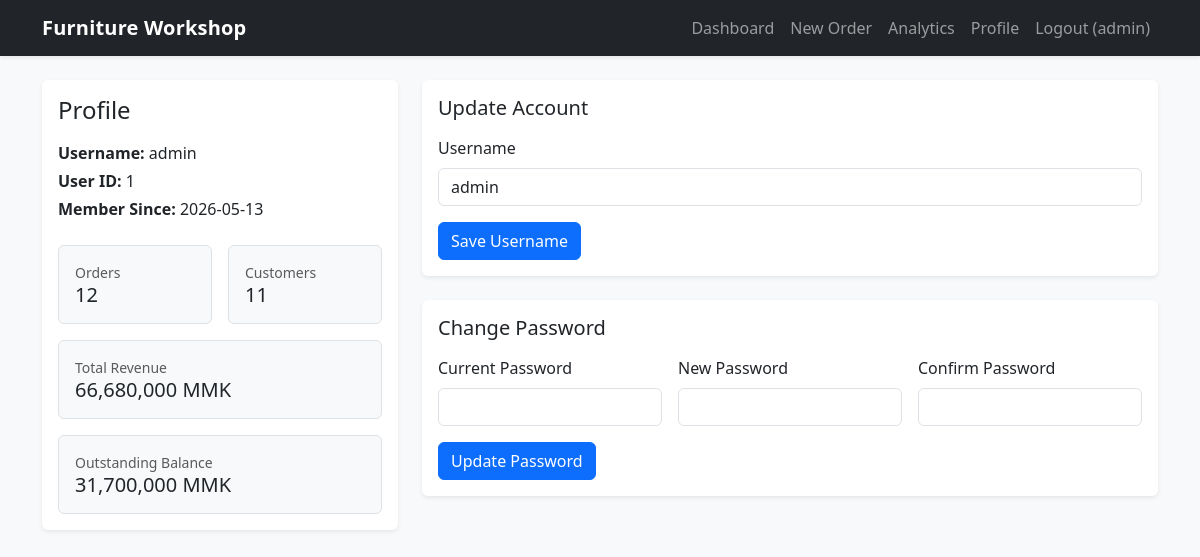
Screenshot of /profile (signed in) with the database file from the repository.
### tables this page shows
CREATE TABLE users (
            id INTEGER PRIMARY KEY AUTOINCREMENT,
            username TEXT NOT NULL UNIQUE,
            password_hash TEXT NOT NULL,
            created_at TEXT NOT NULL
        );

### app.py (the view, shortened to what this page needs)
@app.route("/profile", methods=["GET", "POST"])
@login_required
def profile() -> str | Any:
    init_db()
    db = get_db()
    user_id = int(current_user.id)
    user_row = db.execute(
        "SELECT id, username, password_hash, created_at FROM users WHERE id = ?",
        (user_id,),
    ).fetchone()
    if not user_row:
        logout_user()
        flash("User account not found.", "error")
        return redirect(url_for("login"))
    account_form = AccountForm()
    password_form = PasswordForm()
    if request.method == "GET" or request.form.get("form_type", "").strip() != "account":
        account_form.username.data = user_row["username"]
    order_count = db.execute(
        "SELECT COUNT(*) AS c FROM orders WHERE user_id = ?",
        (user_id,),
    ).fetchone()["c"]
    customer_count = db.execute(
        "SELECT COUNT(*) AS c FROM customers WHERE user_id = ?",
        (user_id,),
    ).fetchone()["c"]
    total_revenue = db.execute(
        "SELECT COALESCE(SUM(total_amount), 0) AS v FROM orders WHERE user_id = ?",
        (user_id,),
    ).fetchone()["v"]
    outstanding = db.execute(
        "SELECT COALESCE(SUM(balance), 0) AS v FROM orders WHERE user_id = ?",
        (user_id,),
    ).fetchone()["v"]
    return render_template(
        "profile.html",
        profile=user_row,
        order_count=order_count,
        customer_count=customer_count,
        total_revenue=total_revenue,
        outstanding=outstanding,
        account_form=account_form,
        password_form=password_form,
    )

### forms.py (shortened to what this page needs)
class AccountForm(FlaskForm):
    form_type = HiddenField(default="account")
    username = StringField(
        "Username",
        validators=[
            DataRequired(),
            Length(min=3, max=30),
            Regexp(
                USERNAME_PATTERN,
                message="Use only letters, numbers, dots, underscores, or hyphens.",
            ),
        ],
    )
    submit_account = SubmitField("Save Username")

class PasswordForm(FlaskForm):
    form_type = HiddenField(default="password")
    current_password = PasswordField("Current Password", validators=[DataRequired()])
    new_password = PasswordField("New Password", validators=[DataRequired(), Length(max=128)])
    confirm_password = PasswordField(
        "Confirm Password",
        validators=[
            DataRequired(),
            EqualTo("new_password", message="New password and confirmation do not match."),
        ],
    )
    submit_password = SubmitField("Update Password")

### app.py (called while the page is built, shortened)
@login_manager.user_loader
def load_user(user_id: str) -> User | None:
    db = get_db()
    row = db.execute(
        "SELECT id, username FROM users WHERE id = ?", (user_id,)
    ).fetchone()
    if not row:
        return None
    return User(id=int(row["id"]), username=row["username"])

def get_db() -> sqlite3.Connection:
    if "db" not in g:
        g.db = sqlite3.connect(DB_PATH)
        g.db.row_factory = sqlite3.Row
        g.db.execute("PRAGMA foreign_keys = ON")
    return g.db

@app.after_request
def add_security_headers(response: Any) -> Any:
    response.headers["X-Frame-Options"] = "DENY"
    response.headers["X-Content-Type-Options"] = "nosniff"
    response.headers["Referrer-Policy"] = "strict-origin-when-cross-origin"
    response.headers["Content-Security-Policy"] = (
        "default-src 'self'; "
        "script-src 'self' https://cdn.jsdelivr.net 'unsafe-inline'; "
        "style-src 'self' https://cdn.jsdelivr.net 'unsafe-inline'; "
        "img-src 'self' data:; "
        "font-src 'self' https://cdn.jsdelivr.net; "
        "connect-src 'self'; "
        "frame-ancestors 'none'; "
        "form-action 'self'; "
        "base-uri 'self'"
    )
    return response

def ensure_legacy_columns(db: sqlite3.Connection) -> None:
    order_cols = {
        row["name"] for row in db.execute("PRAGMA table_info(orders)").fetchall()
    }
    customer_cols = {
        row["name"] for row in db.execute("PRAGMA table_info(customers)").fetchall()
    }
    db.commit()

### templates/profile.html (shortened to what this page needs)
{% extends "base.html" %}
{% block content %}
<div class="row g-4">
  <div class="col-12 col-lg-4">
    <div class="card border-0 shadow-sm h-100">
      <div class="card-body">
        <h2 class="h4 mb-3">Profile</h2>
        <p class="mb-1"><strong>Username:</strong> {{ profile.username }}</p>
        <p class="mb-1"><strong>User ID:</strong> {{ profile.id }}</p>
        <p class="mb-4"><strong>Member Since:</strong> {{ profile.created_at[:10] }}</p>
        <div class="row g-3">
          <div class="col-6">
            <div class="border rounded p-3 bg-light h-100">
              <div class="text-muted small">Orders</div>
              <div class="h5 mb-0">{{ order_count }}</div>
            </div>
          </div>
          <div class="col-6">
            <div class="border rounded p-3 bg-light h-100">
              <div class="text-muted small">Customers</div>
              <div class="h5 mb-0">{{ customer_count }}</div>
            </div>
          </div>
          <div class="col-12">
            <div class="border rounded p-3 bg-light h-100">
              <div class="text-muted small">Total Revenue</div>
              <div class="h5 mb-0">{{ "{:,.0f}".format(total_revenue) }} MMK</div>
            </div>
          </div>
          <div class="col-12">
            <div class="border rounded p-3 bg-light h-100">
              <div class="text-muted small">Outstanding Balance</div>
              <div class="h5 mb-0">{{ "{:,.0f}".format(outstanding) }} MMK</div>
            </div>
          </div>
        </div>
      </div>
    </div>
  </div>
  <div class="col-12 col-lg-8">
    <div class="card border-0 shadow-sm mb-4">
      <div class="card-body">
        <h3 class="h5 mb-3">Update Account</h3>
        <form method="post" class="row g-3">
          <div class="col-12">
            {{ account_form.username.label(class="form-label") }}
            {{ account_form.username(class="form-control" ~ (' is-invalid' if account_form.username.errors else ''), autocomplete="username") }}
          </div>
          <div class="col-12 d-flex flex-wrap gap-2">
            {{ account_form.submit_account(class="btn btn-primary") }}
          </div>
        </form>
      </div>
    </div>
    <div class="card border-0 shadow-sm">
      <div class="card-body">
        <h3 class="h5 mb-3">Change Password</h3>
        <form method="post" class="row g-3">
          <div class="col-12 col-md-4">
            {{ password_form.current_password.label(class="form-label") }}
            {{ password_form.current_password(class="form-control" ~ (' is-invalid' if password_form.current_password.errors else ''), autocomplete="current-password") }}
          </div>
          <div class="col-12 col-md-4">
            {{ password_form.new_password.label(class="form-label") }}
            {{ password_form.new_password(class="form-control" ~ (' is-invalid' if password_form.new_password.errors else ''), autocomplete="new-password") }}
          </div>
          <div class="col-12 col-md-4">
            {{ password_form.confirm_password.label(class="form-label") }}
            {{ password_form.confirm_password(class="form-control" ~ (' is-invalid' if password_form.confirm_password.errors else ''), autocomplete="new-password") }}
          </div>
          <div class="col-12 d-flex flex-wrap gap-2">
            {{ password_form.submit_password(class="btn btn-primary") }}
          </div>
        </form>
      </div>
    </div>
  </div>
</div>
{% endblock %}

### templates/base.html (shortened to what this page needs)
<!doctype html>
<html lang="en">
<head>
  <link href="https://cdn.jsdelivr.net/npm/bootstrap@5.3.3/dist/css/bootstrap.min.css" rel="stylesheet">
  <link rel="stylesheet" href="{{ url_for('static', filename='styles.css') }}" />
</head>
<body class="bg-light">
  <nav class="navbar navbar-expand-lg navbar-dark bg-dark shadow-sm">
    <div class="container">
      <a class="navbar-brand fw-semibold" href="{{ url_for('index') }}">Furniture Workshop</a>
      <div class="collapse navbar-collapse" id="mainNav">
        <ul class="navbar-nav ms-auto mb-2 mb-lg-0">
          {% if current_user.is_authenticated %}
          <li class="nav-item"><a class="nav-link" href="{{ url_for('index') }}">Dashboard</a></li>
          <li class="nav-item"><a class="nav-link" href="{{ url_for('new_order') }}">New Order</a></li>
          <li class="nav-item"><a class="nav-link" href="{{ url_for('analytics') }}">Analytics</a></li>
          <li class="nav-item"><a class="nav-link" href="{{ url_for('profile') }}">Profile</a></li>
          <li class="nav-item">
            <form method="post" action="{{ url_for('logout') }}" class="d-flex">
              <button type="submit" class="nav-link btn btn-link text-decoration-none">Logout ({{ current_user.username }})</button>
            </form>
          </li>
          {% else %}
          <li class="nav-item"><a class="nav-link" href="{{ url_for('login') }}">Login</a></li>
          <li class="nav-item"><a class="nav-link" href="{{ url_for('register') }}">Register</a></li>
          {% endif %}
        </ul>
      </div>
    </div>
  </nav>
  <main class="container py-4">
    {% block content %}{% endblock %}
  </main>
</body>
</html>

### static/styles.css (style rules this page uses)
body { min-height: 100vh; }
.navbar-brand { letter-spacing: 0.2px; }

### rows the page displays
users: username "admin", id "1", created_at "2026-05-13"

### other values shown
{{ order_count }} "12"
{{ customer_count }} "11"
{{ "{:,.0f}".format(total_revenue) }} "66,680,000"
{{ "{:,.0f}".format(outstanding) }} "31,700,000"
{{ account_form.username.label(class="form-label") }} "Username"
{{ password_form.current_password.label(class="form-label") }} "Current Password"
{{ password_form.new_password.label(class="form-label") }} "New Password"
{{ password_form.confirm_password.label(class="form-label") }} "Confirm Password"
